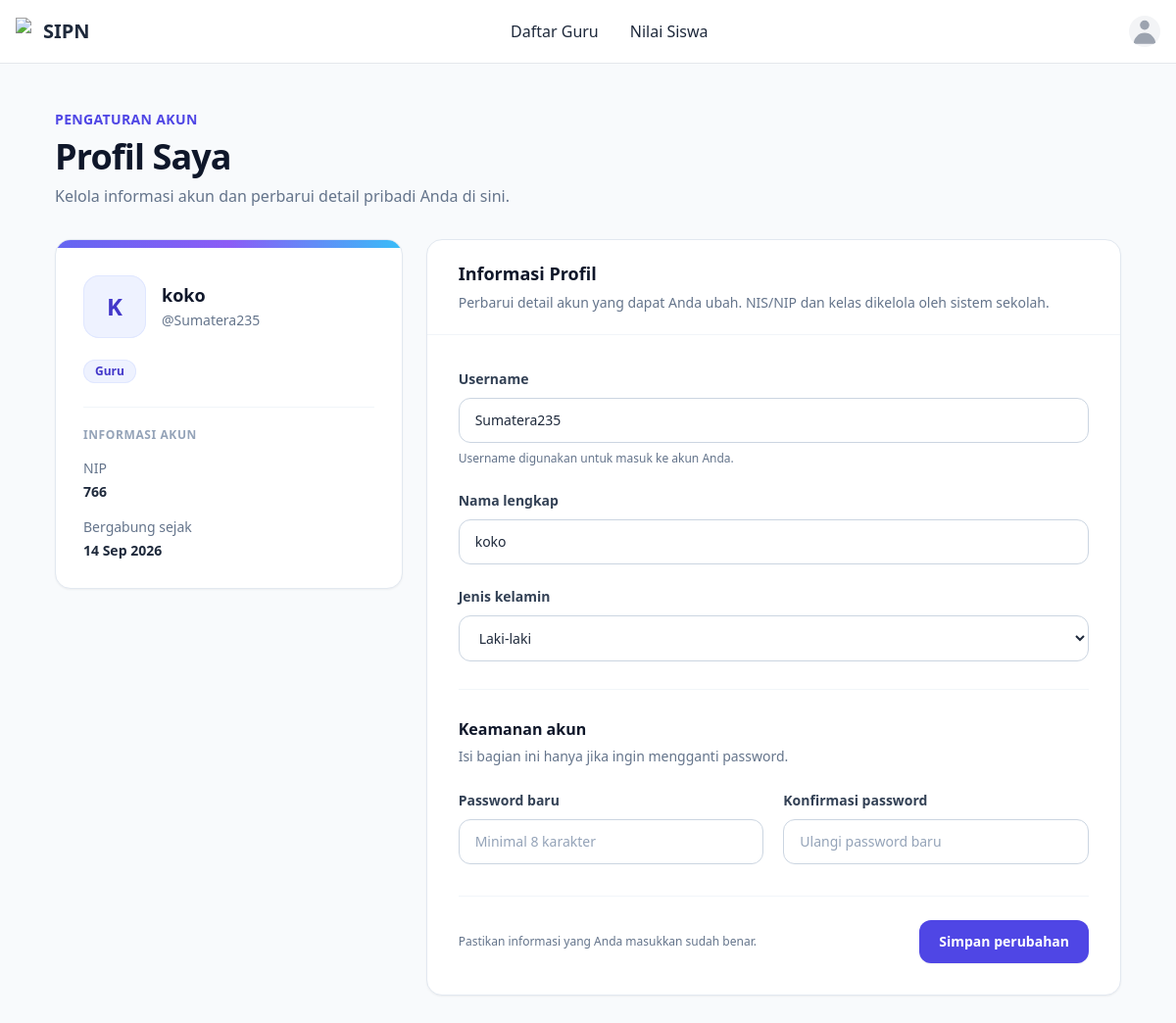
Page /profile.php (signed in) on the committed database.
### tables this page shows
CREATE TABLE `users` (
  `id` int NOT NULL,
  `username` varchar(50) NOT NULL,
  `password` varchar(255) NOT NULL,
  `role` enum('admin','guru','siswa') NOT NULL,
  `created_at` timestamp NOT NULL
);

### auth.php (called while the page is built, shortened)
<?php
function current_user(): ?array
{
    return isset($_SESSION['user']) && is_array($_SESSION['user']) ? $_SESSION['user'] : null;
}
function require_login(): array
{
    $user = current_user();
    return $user;
}
?>

### profile.php (the view, shortened to what this page needs)
<?php
require_once __DIR__ . '/auth.php';
$currentUser = require_login();
require_once __DIR__ . '/kon.php';
function profile_h($value): string
{
    return htmlspecialchars((string) $value, ENT_QUOTES, 'UTF-8');
}
$profile = [
    'username' => $currentUser['username'],
    'role' => $currentUser['role'],
    'created_at' => '',
    'nama' => '',
    'kode' => '',
    'kelas' => '',
    'jenis_kelamin' => '',
];
$userStatement = mysqli_prepare(
    $conn,
    'SELECT username, role, created_at FROM users WHERE id = ? LIMIT 1'
);
mysqli_stmt_bind_param($userStatement, 'i', $currentUser['id']);
mysqli_stmt_execute($userStatement);
$userData = mysqli_fetch_assoc(mysqli_stmt_get_result($userStatement));
$profile = array_merge($profile, $userData);
if ($currentUser['role'] === 'guru') {
    $statement = mysqli_prepare(
        $conn,
        'SELECT nama, nip AS kode, jenis_kelamin FROM guru WHERE user_id = ? LIMIT 1'
    );
    mysqli_stmt_bind_param($statement, 'i', $currentUser['id']);
    mysqli_stmt_execute($statement);
    $person = mysqli_fetch_assoc(mysqli_stmt_get_result($statement));
    $profile = array_merge($profile, $person);
}
$displayName = $profile['nama'] ?: $profile['username'];
$roleLabel = ucfirst($profile['role']);
$initial = strtoupper(substr((string) ($profile['nama'] ?: $profile['username']), 0, 1));
?>
<!DOCTYPE html>
<html lang="id">
<head>
    <script src="https://cdn.tailwindcss.com"></script>
</head>
<body class="min-h-screen bg-slate-50 text-slate-800 antialiased">
    <?php include __DIR__ . '/navbar.php'; ?>
    <main class="mx-auto max-w-6xl px-4 pb-12 pt-28 sm:px-6 lg:px-8">
        <header class="mb-8">
            <p class="text-sm font-semibold tracking-wide text-indigo-600">PENGATURAN AKUN</p>
            <h1 class="mt-2 text-3xl font-bold tracking-tight text-slate-900 sm:text-4xl">Profil Saya</h1>
            <p class="mt-2 max-w-2xl text-sm leading-6 text-slate-500 sm:text-base">
                Kelola informasi akun dan perbarui detail pribadi Anda di sini.
            </p>
        </header>
        <div class="grid items-start gap-6 lg:grid-cols-[minmax(260px,0.8fr)_minmax(0,1.6fr)]">
            <aside class="overflow-hidden rounded-2xl border border-slate-200 bg-white shadow-sm">
                <div class="h-2 bg-gradient-to-r from-indigo-500 via-violet-500 to-sky-400"></div>
                <div class="p-6 sm:p-7">
                    <div class="flex items-center gap-4">
                        <div class="flex size-16 shrink-0 items-center justify-center rounded-2xl bg-indigo-50 text-2xl font-bold text-indigo-700 ring-1 ring-inset ring-indigo-100">
                            <?php echo profile_h($initial); ?>
                        </div>
                        <div class="min-w-0">
                            <h2 class="break-words text-lg font-bold leading-snug text-slate-900">
                                <?php echo profile_h($displayName); ?>
                            </h2>
                            <p class="mt-1 break-all text-sm text-slate-500">
                                @<?php echo profile_h($profile['username']); ?>
                            </p>
                        </div>
                    </div>
                    <div class="mt-5">
                        <span class="inline-flex items-center rounded-full bg-indigo-50 px-3 py-1 text-xs font-semibold text-indigo-700 ring-1 ring-inset ring-indigo-100">
                            <?php echo profile_h($roleLabel); ?>
                        </span>
                    </div>
                    <div class="mt-6 border-t border-slate-100 pt-5">
                        <h3 class="text-xs font-semibold uppercase tracking-wider text-slate-400">Informasi akun</h3>
                        <dl class="mt-4 space-y-4">
                            <?php if ($profile['kode'] !== ''): ?>
                                <div>
                                    <dt class="text-sm text-slate-500">
                                        <?php echo $currentUser['role'] === 'guru' ? 'NIP' : 'NIS'; ?>
                                    </dt>
                                    <dd class="mt-1 break-words text-sm font-semibold text-slate-800">
                                        <?php echo profile_h($profile['kode']); ?>
                                    </dd>
                                </div>
                            <?php endif; ?>
                            <div>
                                <dt class="text-sm text-slate-500">Bergabung sejak</dt>
                                <dd class="mt-1 text-sm font-semibold text-slate-800">
                                    <?php echo $profile['created_at'] !== '' ? profile_h(date('d M Y', strtotime($profile['created_at']))) : '—'; ?>
                                </dd>
                            </div>
                        </dl>
                    </div>
                </div>
            </aside>
            <section class="rounded-2xl border border-slate-200 bg-white shadow-sm">
                <div class="border-b border-slate-100 px-6 py-5 sm:px-8">
                    <h2 class="text-lg font-bold text-slate-900">Informasi Profil</h2>
                    <p class="mt-1 text-sm leading-6 text-slate-500">
                        Perbarui detail akun yang dapat Anda ubah. NIS/NIP dan kelas dikelola oleh sistem sekolah.
                    </p>
                </div>
                <form method="post" class="p-6 sm:p-8">
                    <div class="space-y-5">
                        <label class="block">
                            <span class="text-sm font-semibold text-slate-700">Username</span>
                            <input
                                name="username"
                                maxlength="50"
                                required
                                autocomplete="username"
                                value="<?php echo profile_h($profile['username']); ?>"
                                class="mt-2 block w-full rounded-xl border border-slate-300 bg-white px-4 py-3 text-sm text-slate-800 outline-none transition placeholder:text-slate-400 hover:border-slate-400 focus:border-indigo-500 focus:ring-4 focus:ring-indigo-100"
                            >
                            <span class="mt-1.5 block text-xs leading-5 text-slate-500">Username digunakan untuk masuk ke akun Anda.</span>
                        </label>
                        <?php if ($currentUser['role'] !== 'admin'): ?>
                            <label class="block">
                                <span class="text-sm font-semibold text-slate-700">Nama lengkap</span>
                                <input
                                    name="nama"
                                    maxlength="100"
                                    required
                                    autocomplete="name"
                                    value="<?php echo profile_h($profile['nama']); ?>"
                                    class="mt-2 block w-full rounded-xl border border-slate-300 bg-white px-4 py-3 text-sm text-slate-800 outline-none transition placeholder:text-slate-400 hover:border-slate-400 focus:border-indigo-500 focus:ring-4 focus:ring-indigo-100"
                                >
                            </label>
                            <label class="block">
                                <span class="text-sm font-semibold text-slate-700">Jenis kelamin</span>
                                <select
                                    name="jenis_kelamin"
                                    required
                                    class="mt-2 block w-full rounded-xl border border-slate-300 bg-white px-4 py-3 text-sm text-slate-800 outline-none transition hover:border-slate-400 focus:border-indigo-500 focus:ring-4 focus:ring-indigo-100"
                                >
                                    <option value="L" <?php echo $profile['jenis_kelamin'] === 'L' ? 'selected' : ''; ?>>Laki-laki</option>
                                </select>
                            </label>
                        <?php endif; ?>
                    </div>
                    <div class="my-7 border-t border-slate-100"></div>
                    <div>
                        <h3 class="text-base font-bold text-slate-900">Keamanan akun</h3>
                        <p class="mt-1 text-sm leading-6 text-slate-500">
                            Isi bagian ini hanya jika ingin mengganti password.
                        </p>
                    </div>
                    <div class="mt-5 grid gap-5 sm:grid-cols-2">
                        <label class="block">
                            <span class="text-sm font-semibold text-slate-700">Password baru</span>
                            <input
                                name="password"
                                type="password"
                                minlength="8"
                                autocomplete="new-password"
                                placeholder="Minimal 8 karakter"
                                class="mt-2 block w-full rounded-xl border border-slate-300 bg-white px-4 py-3 text-sm text-slate-800 outline-none transition placeholder:text-slate-400 hover:border-slate-400 focus:border-indigo-500 focus:ring-4 focus:ring-indigo-100"
                            >
                        </label>
                        <label class="block">
                            <span class="text-sm font-semibold text-slate-700">Konfirmasi password</span>
                            <input
                                name="password_confirmation"
                                type="password"
                                minlength="8"
                                autocomplete="new-password"
                                placeholder="Ulangi password baru"
                                class="mt-2 block w-full rounded-xl border border-slate-300 bg-white px-4 py-3 text-sm text-slate-800 outline-none transition placeholder:text-slate-400 hover:border-slate-400 focus:border-indigo-500 focus:ring-4 focus:ring-indigo-100"
                            >
                        </label>
                    </div>
                    <div class="mt-8 flex flex-col-reverse gap-3 border-t border-slate-100 pt-6 sm:flex-row sm:items-center sm:justify-between">
                        <p class="text-xs leading-5 text-slate-500">Pastikan informasi yang Anda masukkan sudah benar.</p>
                        <button
                            type="submit"
                            class="inline-flex w-full items-center justify-center rounded-xl bg-indigo-600 px-5 py-3 text-sm font-semibold text-white shadow-sm transition hover:bg-indigo-700 focus:outline-none focus:ring-4 focus:ring-indigo-200 active:bg-indigo-800 sm:w-auto"
                        >
                            Simpan perubahan
                        </button>
                    </div>
                </form>
            </section>
        </div>
    </main>
</body>
</html>

### rows in the picture
users: username "Sumatera235", role "Guru", created_at "14 Sep 2026"

### other values in the picture
profile_h($initial) "K"
profile_h($displayName) "koko"
profile_h($profile['kode']) "766"
